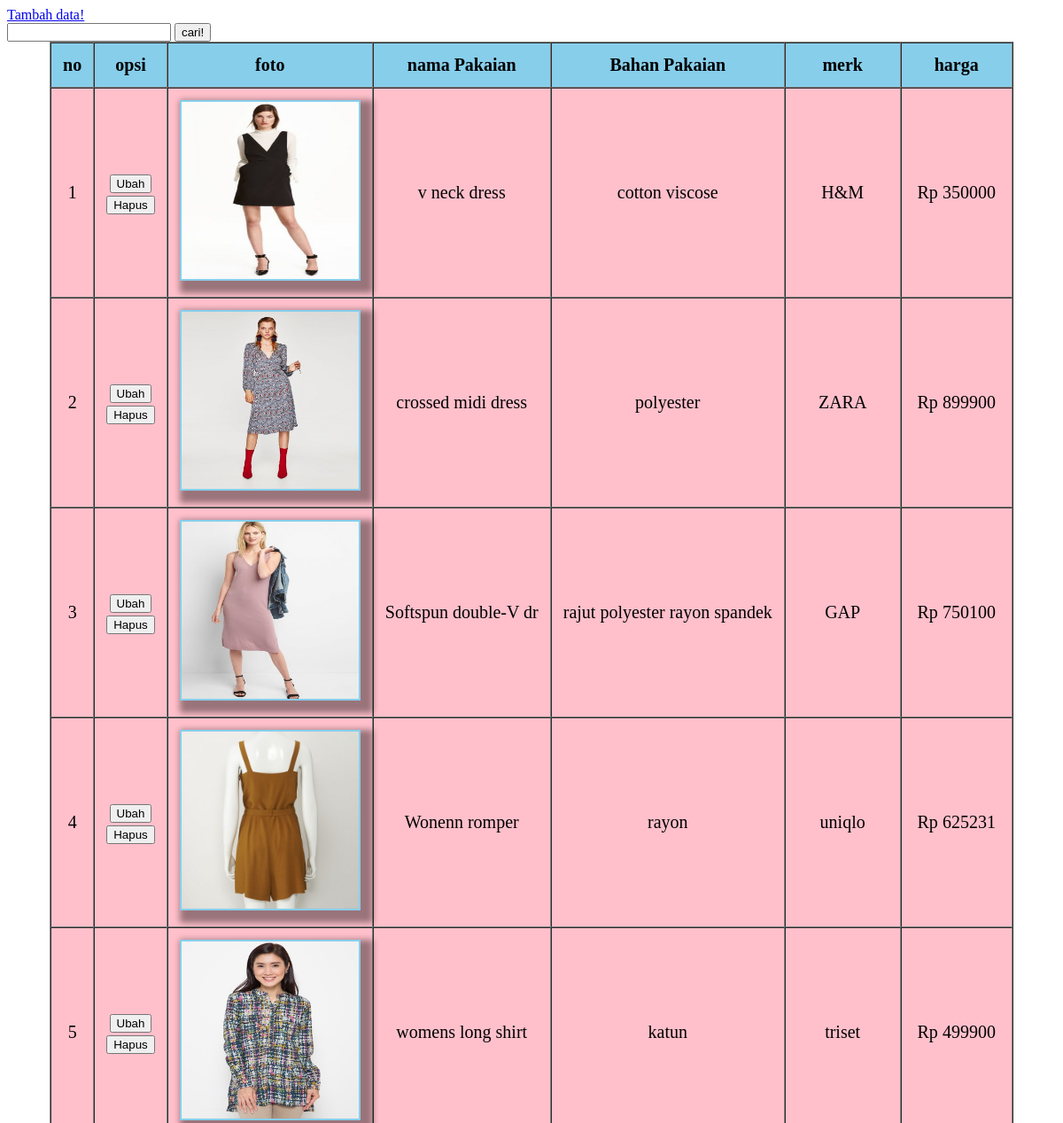
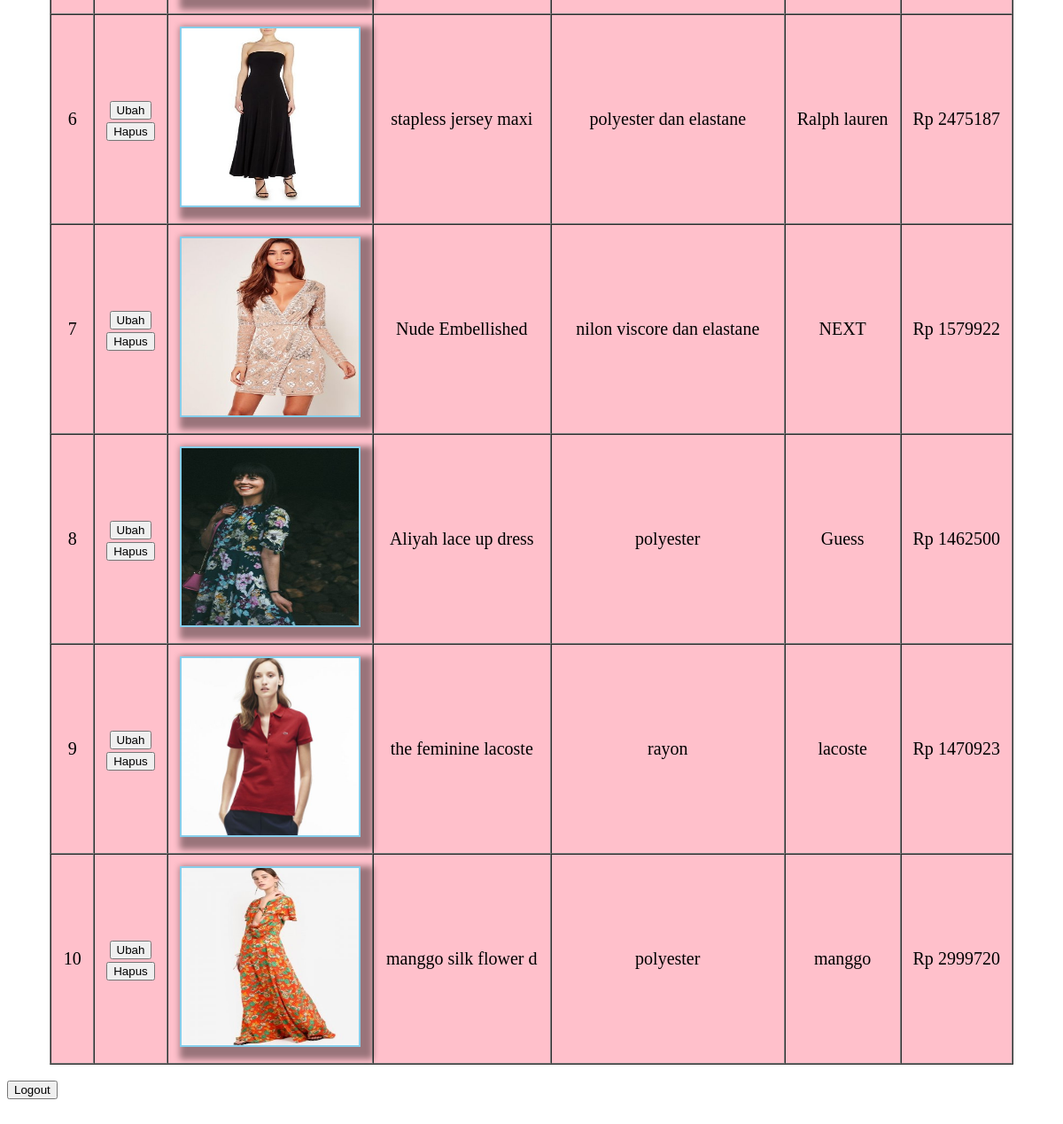
The app's page /latihan7a/php/admin.php with its own data (2 pictures, top to bottom).
### tables this page shows
CREATE TABLE `apparel` (
  `no` int(11) NOT NULL,
  `foto` varchar(100) NOT NULL,
  `nama_Pakaian` varchar(20) NOT NULL,
  `Bahan_Pakaian` varchar(100) NOT NULL,
  `merk` varchar(100) NOT NULL,
  `harga` int(50) NOT NULL
);

### latihan7a/php/functions.php (called while the page is built, shortened)
<?php
function koneksi() {
$conn = mysqli_connect("localhost","root","") or die("koneksi ke db gagal");
mysqli_select_db($conn, "pw_193040125") or die("database salah");
return $conn;
}
function query($sql){
$conn=koneksi();
$result = mysqli_query($conn , "$sql");
$rows = [];
while ($row =mysqli_fetch_assoc($result)) {
$rows[] = $row;
}
return $rows;
}
?>

### latihan7a/php/admin.php (the view, shortened to what this page needs)
<?php
require 'functions.php';
if(isset($_GET['cari'])) {
	$keyword =$_GET['keyword'];
	$apparel = query ("SELECT * FROM apparel WHERE
		no LIKE '%$keyword%' OR
		nama_Pakaian LIKE '%$keyword%' OR
		Bahan_Pakaian LIKE '%$keyword%' OR
		merk LIKE '%$keyword%' OR
		harga LIKE '%$keyword%' ");
}else {
$apparel = query("SELECT * FROM apparel");
}
?>
<!DOCTYPE html>
<html>
<head>
  <link rel="stylesheet" type="text/css" href="../css/style.css">
</head>
<body>
<div class="add">
	<a href="tambah.php">Tambah data!</a>
</div>
<form action="" method="get">
	<input type="text" name ="keyword" autofocus>
	<button type="submit" name="cari">cari!</button>
</form>
<table cellpadding = "13" cellspacing = "0" border="1" bgcolor="pink">
        <tr bgcolor="skyblue">
            <th>no</th>
            <th>opsi</th>
            <th>foto </th>
            <th>nama Pakaian</th>
            <th>Bahan Pakaian</th>
            <th>merk</th>
            <th>harga</th>
        </tr>
        <?php if(empty($apparel)) : ?>
        	<tr>
        		<td colspan="7">
        			<h1>Data tidak ditemukan</h1>
        		</td>
        	</tr>
        	<?php else : ?>
<?php  $i = 1; ?>
<?php foreach ($apparel as $aprl) : ?>
      <tr>
                    <td><?= $i; ?></td>
        <td>
         <div class="update"> <a href="ubah.php?no=<?= $aprl['no'] ?>"><button>Ubah</button></a></div>
         <div class="delete"> <a href="hapus.php?no=<?= $aprl['no'] ?>" onclick="return confirm('Hapus data??')"><button>Hapus</button> </a></div>
        </td>
              <td><img src="../assets/img/<?= $aprl["foto"];  ?>" alt=""> </td>
               <td><?=  $aprl["nama_Pakaian"] ?> </td>
                <td><?= $aprl["Bahan_Pakaian"]?> </td>
               <td><?= $aprl["merk"]?></td>
                <td>Rp <?= $aprl["harga"]?> </td>
             </tr>
       <?php $i++ ?>
<?php endforeach; ?>
<?php endif; ?>
</table>
<br>
 <div class="logout"> <a href="logout.php"><button>Logout</button></a></div>
 <br><br>
</body>
</html>

### latihan7a/css/style.css (style rules this page uses)
body { font-family: cursive; }
img { width : 200px; height : 200px; border: 2px solid skyblue; box-shadow: 7px 7px 7px 7px rgba(0,0,0,0.4); }
table { margin:auto; }
tr { font-size: 20px; text-align: center; }

### records on screen
apparel: foto (picture), nama_Pakaian "v neck dress", Bahan_Pakaian "cotton viscose", merk "H&M", harga "350000"
apparel: foto (picture), nama_Pakaian "crossed midi dress", Bahan_Pakaian "polyester", merk "ZARA", harga "899900"
apparel: foto (picture), nama_Pakaian "Softspun double-V dr", Bahan_Pakaian "rajut polyester rayon spandek", merk "GAP", harga "750100"
apparel: foto (picture), nama_Pakaian "Wonenn romper", Bahan_Pakaian "rayon", merk "uniqlo", harga "625231"
apparel: foto (picture), nama_Pakaian "womens long shirt", Bahan_Pakaian "katun", merk "triset", harga "499900"
apparel: foto (picture), nama_Pakaian "stapless jersey maxi", Bahan_Pakaian "polyester dan elastane", merk "Ralph lauren", harga "2475187"
apparel: foto (picture), nama_Pakaian "Nude Embellished", Bahan_Pakaian "nilon viscore dan elastane", merk "NEXT", harga "1579922"
apparel: foto (picture), nama_Pakaian "Aliyah lace up dress", Bahan_Pakaian "polyester", merk "Guess", harga "1462500"
apparel: foto (picture), nama_Pakaian "the feminine lacoste", Bahan_Pakaian "rayon", merk "lacoste", harga "1470923"
apparel: foto (picture), nama_Pakaian "manggo silk flower d", Bahan_Pakaian "polyester", merk "manggo", harga "2999720"
